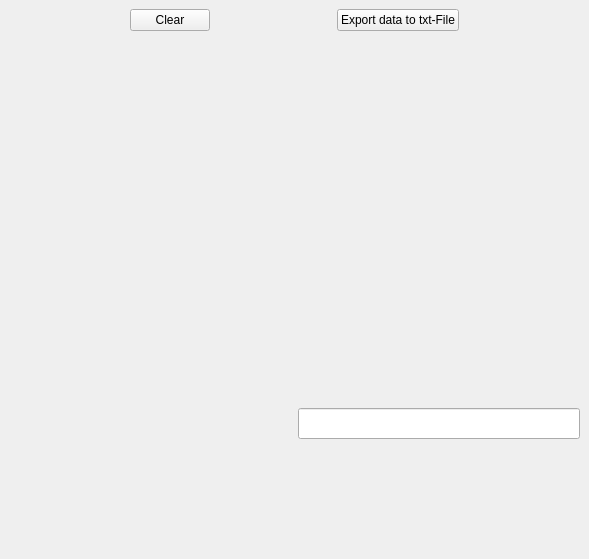
<?xml version="1.0" encoding="UTF-8"?>
<ui version="4.0">
 <class>LivePlot</class>
 <widget class="QMainWindow" name="LivePlot">
  <property name="windowModality">
   <enum>Qt::NonModal</enum>
  </property>
  <property name="geometry">
   <rect>
    <x>0</x>
    <y>0</y>
    <width>589</width>
    <height>559</height>
   </rect>
  </property>
  <property name="windowTitle">
   <string>MainWindow</string>
  </property>
  <widget class="QWidget" name="centralwidget">
   <layout class="QVBoxLayout" name="verticalLayout_2">
    <item>
     <layout class="QHBoxLayout" name="horizontalLayout">
      <item>
       <widget class="QPushButton" name="ClearButton">
        <property name="sizePolicy">
         <sizepolicy hsizetype="Fixed" vsizetype="Fixed">
          <horstretch>0</horstretch>
          <verstretch>0</verstretch>
         </sizepolicy>
        </property>
        <property name="text">
         <string>Clear</string>
        </property>
       </widget>
      </item>
      <item>
       <widget class="QPushButton" name="DataButton">
        <property name="sizePolicy">
         <sizepolicy hsizetype="Fixed" vsizetype="Fixed">
          <horstretch>0</horstretch>
          <verstretch>0</verstretch>
         </sizepolicy>
        </property>
        <property name="text">
         <string>Export data to txt-File</string>
        </property>
       </widget>
      </item>
     </layout>
    </item>
    <item>
     <layout class="QGridLayout" name="gridLayout">
      <item row="1" column="0">
       <widget class="QCustomPlot" name="plot_1" native="true">
        <property name="sizePolicy">
         <sizepolicy hsizetype="Expanding" vsizetype="Expanding">
          <horstretch>0</horstretch>
          <verstretch>0</verstretch>
         </sizepolicy>
        </property>
       </widget>
      </item>
      <item row="0" column="1">
       <widget class="QCustomPlot" name="plot_2" native="true">
        <property name="sizePolicy">
         <sizepolicy hsizetype="Expanding" vsizetype="Expanding">
          <horstretch>0</horstretch>
          <verstretch>0</verstretch>
         </sizepolicy>
        </property>
       </widget>
      </item>
      <item row="0" column="0">
       <widget class="QCustomPlot" name="plot" native="true">
        <property name="sizePolicy">
         <sizepolicy hsizetype="Expanding" vsizetype="Expanding">
          <horstretch>0</horstretch>
          <verstretch>0</verstretch>
         </sizepolicy>
        </property>
       </widget>
      </item>
      <item row="1" column="1">
       <layout class="QVBoxLayout" name="verticalLayout">
        <item>
         <widget class="QLineEdit" name="numDataEdit">
          <property name="font">
           <font>
            <pointsize>14</pointsize>
           </font>
          </property>
         </widget>
        </item>
       </layout>
      </item>
     </layout>
    </item>
   </layout>
  </widget>
 </widget>
 <customwidgets>
  <customwidget>
   <class>QCustomPlot</class>
   <extends>QWidget</extends>
   <header>qcustomplot.h</header>
   <container>1</container>
  </customwidget>
 </customwidgets>
 <resources/>
 <connections/>
</ui>
